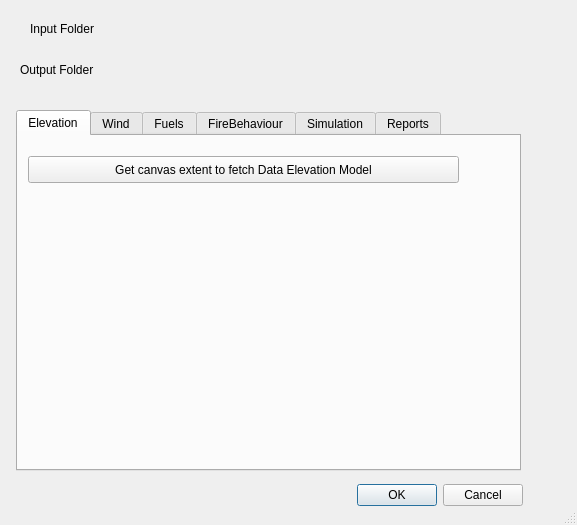
<?xml version="1.0" encoding="UTF-8"?>
<ui version="4.0">
 <class>Dialog</class>
 <widget class="QDialog" name="Dialog">
  <property name="geometry">
   <rect>
    <x>0</x>
    <y>0</y>
    <width>577</width>
    <height>525</height>
   </rect>
  </property>
  <property name="windowTitle">
   <string>Dialog</string>
  </property>
  <property name="sizeGripEnabled">
   <bool>true</bool>
  </property>
  <property name="modal">
   <bool>true</bool>
  </property>
  <widget class="QWidget" name="formLayoutWidget">
   <property name="geometry">
    <rect>
     <x>10</x>
     <y>110</y>
     <width>511</width>
     <height>361</height>
    </rect>
   </property>
   <layout class="QFormLayout" name="formLayout">
    <property name="rowWrapPolicy">
     <enum>QFormLayout::DontWrapRows</enum>
    </property>
    <item row="0" column="1">
     <widget class="QTabWidget" name="tabWidget">
      <property name="layoutDirection">
       <enum>Qt::LeftToRight</enum>
      </property>
      <property name="tabShape">
       <enum>QTabWidget::Rounded</enum>
      </property>
      <property name="currentIndex">
       <number>0</number>
      </property>
      <property name="usesScrollButtons">
       <bool>false</bool>
      </property>
      <widget class="QWidget" name="tab">
       <attribute name="title">
        <string>Elevation</string>
       </attribute>
       <widget class="QPushButton" name="pushButton">
        <property name="geometry">
         <rect>
          <x>10</x>
          <y>20</y>
          <width>431</width>
          <height>27</height>
         </rect>
        </property>
        <property name="text">
         <string>Get canvas extent to fetch Data Elevation Model</string>
        </property>
       </widget>
      </widget>
      <widget class="QWidget" name="tab_2">
       <attribute name="title">
        <string>Wind</string>
       </attribute>
       <widget class="QPushButton" name="pushButton_2">
        <property name="geometry">
         <rect>
          <x>20</x>
          <y>20</y>
          <width>431</width>
          <height>27</height>
         </rect>
        </property>
        <property name="text">
         <string>Get canvas extent to fetch wind forecast</string>
        </property>
       </widget>
      </widget>
      <widget class="QWidget" name="tab_3">
       <attribute name="title">
        <string>Fuels</string>
       </attribute>
      </widget>
      <widget class="QWidget" name="tab_4">
       <attribute name="title">
        <string>FireBehaviour</string>
       </attribute>
      </widget>
      <widget class="QWidget" name="tab_5">
       <attribute name="title">
        <string>Simulation</string>
       </attribute>
      </widget>
      <widget class="QWidget" name="tab_6">
       <attribute name="title">
        <string>Reports</string>
       </attribute>
      </widget>
     </widget>
    </item>
   </layout>
  </widget>
  <widget class="QgsFileWidget" name="mQgsFileWidget">
   <property name="geometry">
    <rect>
     <x>140</x>
     <y>0</y>
     <width>361</width>
     <height>47</height>
    </rect>
   </property>
   <property name="sizePolicy">
    <sizepolicy hsizetype="MinimumExpanding" vsizetype="Preferred">
     <horstretch>0</horstretch>
     <verstretch>0</verstretch>
    </sizepolicy>
   </property>
   <property name="mouseTracking">
    <bool>true</bool>
   </property>
   <property name="acceptDrops">
    <bool>true</bool>
   </property>
  </widget>
  <widget class="QgsFileWidget" name="mQgsFileWidget_2">
   <property name="geometry">
    <rect>
     <x>140</x>
     <y>50</y>
     <width>361</width>
     <height>47</height>
    </rect>
   </property>
   <property name="sizePolicy">
    <sizepolicy hsizetype="MinimumExpanding" vsizetype="Preferred">
     <horstretch>0</horstretch>
     <verstretch>0</verstretch>
    </sizepolicy>
   </property>
   <property name="mouseTracking">
    <bool>true</bool>
   </property>
   <property name="acceptDrops">
    <bool>true</bool>
   </property>
  </widget>
  <widget class="QLabel" name="label_2">
   <property name="geometry">
    <rect>
     <x>30</x>
     <y>18</y>
     <width>91</width>
     <height>21</height>
    </rect>
   </property>
   <property name="text">
    <string>Input Folder</string>
   </property>
  </widget>
  <widget class="QLabel" name="label_3">
   <property name="geometry">
    <rect>
     <x>20</x>
     <y>60</y>
     <width>95</width>
     <height>19</height>
    </rect>
   </property>
   <property name="text">
    <string>Output Folder</string>
   </property>
  </widget>
  <widget class="QDialogButtonBox" name="buttonBox">
   <property name="geometry">
    <rect>
     <x>20</x>
     <y>480</y>
     <width>503</width>
     <height>31</height>
    </rect>
   </property>
   <property name="orientation">
    <enum>Qt::Horizontal</enum>
   </property>
   <property name="standardButtons">
    <set>QDialogButtonBox::Cancel|QDialogButtonBox::Ok</set>
   </property>
  </widget>
  <action name="actionNAText">
   <property name="checkable">
    <bool>true</bool>
   </property>
   <property name="text">
    <string>NAText</string>
   </property>
   <property name="toolTip">
    <string>&lt;html&gt;&lt;head/&gt;&lt;body&gt;&lt;p&gt;hola&lt;/p&gt;&lt;/body&gt;&lt;/html&gt;</string>
   </property>
  </action>
 </widget>
 <customwidgets>
  <customwidget>
   <class>QgsFileWidget</class>
   <extends>QWidget</extends>
   <header>qgsfilewidget.h</header>
  </customwidget>
 </customwidgets>
 <resources/>
 <connections>
  <connection>
   <sender>mQgsFileWidget</sender>
   <signal>fileChanged(QString)</signal>
   <receiver>Dialog</receiver>
   <slot>update()</slot>
   <hints>
    <hint type="sourcelabel">
     <x>486</x>
     <y>25</y>
    </hint>
    <hint type="destinationlabel">
     <x>516</x>
     <y>97</y>
    </hint>
   </hints>
  </connection>
  <connection>
   <sender>buttonBox</sender>
   <signal>accepted()</signal>
   <receiver>Dialog</receiver>
   <slot>accept()</slot>
   <hints>
    <hint type="sourcelabel">
     <x>238</x>
     <y>494</y>
    </hint>
    <hint type="destinationlabel">
     <x>157</x>
     <y>274</y>
    </hint>
   </hints>
  </connection>
  <connection>
   <sender>buttonBox</sender>
   <signal>rejected()</signal>
   <receiver>Dialog</receiver>
   <slot>reject()</slot>
   <hints>
    <hint type="sourcelabel">
     <x>306</x>
     <y>500</y>
    </hint>
    <hint type="destinationlabel">
     <x>286</x>
     <y>274</y>
    </hint>
   </hints>
  </connection>
  <connection>
   <sender>mQgsFileWidget_2</sender>
   <signal>fileChanged(QString)</signal>
   <receiver>Dialog</receiver>
   <slot>update()</slot>
   <hints>
    <hint type="sourcelabel">
     <x>320</x>
     <y>73</y>
    </hint>
    <hint type="destinationlabel">
     <x>269</x>
     <y>262</y>
    </hint>
   </hints>
  </connection>
 </connections>
</ui>
